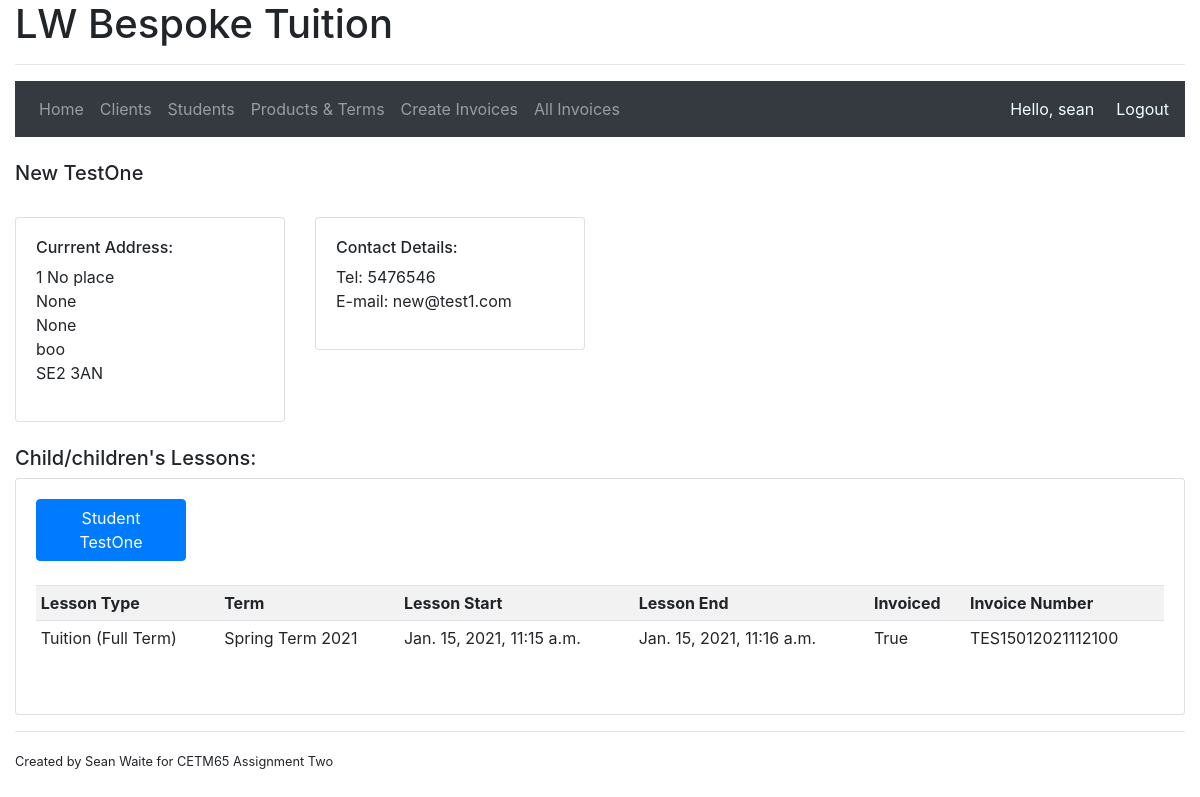
/yourinfo/14 (signed in), run on the app's committed database.
### accounts/models.py (models this page shows, shortened)
class Client(models.Model):
    user = models.OneToOneField(User, null=True, on_delete=models.SET_NULL)
    forename = models.CharField(max_length=100, validators=[letters_only])
    surname = models.CharField(max_length=100, validators=[letters_only])
    date_inserted = models.DateTimeField(default=now)
    active = models.BooleanField(default=True)
    contract_signed = models.BooleanField(default=False)

class Address(models.Model):
    client = models.ForeignKey(Client, related_name='address', on_delete=models.CASCADE)
    line_one = models.CharField('Address Line One', max_length=100)
    line_two = models.CharField('Address Line Two', max_length=100, null=True, blank=True)
    line_three = models.CharField('Address Line Three', max_length=100, null=True, blank=True)
    town = models.CharField('Town/City', max_length=100)
    postcode = models.CharField(max_length=10)
    effective_from_date = models.DateField(default=now)
    effective_to_date = models.DateField(null=True, blank=True)
    date_inserted = models.DateTimeField(auto_now_add=True)
    class Meta:
        verbose_name = 'Address Details'
        verbose_name_plural = 'Address Details'

class ContactDetails(models.Model):
    client = models.ForeignKey(Client, related_name='contacts', on_delete=models.CASCADE)
    contact_number = models.CharField(max_length=15, validators=[numbers_only])
    email_address = models.CharField(max_length=100, validators=[validate_email], unique=True)
    class Meta:
        verbose_name = 'Contact Details'
        verbose_name_plural = 'Contact Details'

class Student(models.Model):
    YEAR_1 = 1
    YEAR_2 = 2
    YEAR_3 = 3
    YEAR_4 = 4
    YEAR_5 = 5
    YEAR_6 = 6
    YEAR_7 = 7
    YEAR_8 = 8
    YEAR_9 = 9
    YEAR_10 = 10
    YEAR_11 = 11
    NO_SCHOOL = 0
    SCHOOL_YEAR_CHOICES = (
        (YEAR_1, 'Year 1'),
        (YEAR_2, 'Year 2'),
        (YEAR_3, 'Year 3'),
        (YEAR_4, 'Year 4'),
        (YEAR_5, 'Year 5'),
        (YEAR_6, 'Year 6'),
        (YEAR_7, 'Year 7'),
        (YEAR_8, 'Year 8'),
        (YEAR_9, 'Year 9'),
        (YEAR_10, 'Year 10'),
        (YEAR_11, 'Year 11'),
        (NO_SCHOOL, 'No longer in school'),
    )
    parent = models.ManyToManyField(Client)
    forename = models.CharField(max_length=100, validators=[letters_only])
    surname = models.CharField(max_length=100, null=True, blank=True, validators=[letters_only])
    date_of_birth = models.DateField(null=True, blank=True)
    school_year = models.IntegerField(choices=SCHOOL_YEAR_CHOICES, default=1)
    date_inserted = models.DateTimeField(auto_now_add=True)

class Lesson(models.Model):
    student = models.ForeignKey(Student, null=True, related_name='lesson_student', on_delete=models.SET_NULL)
    lesson_type = models.ForeignKey(Products, related_name='lesson_link', on_delete=models.PROTECT)
    term = models.ForeignKey(Term, null=True, related_name='term', on_delete=models.SET_NULL)
    lesson_start = models.DateTimeField()
    lesson_end = models.DateTimeField()
    invoiced = models.BooleanField(default=False)
    invoice_number = models.ForeignKey(Invoices, null=True, blank=True, related_name='invoice_no', on_delete=models.SET_NULL)

class Products(models.Model):
    product_name = models.CharField(max_length=100)
    price = models.DecimalField(max_digits=8, decimal_places=2)
    effective_from_date = models.DateField(default=now)
    effective_to_date = models.DateField(null=True, blank=True)
    date_inserted = models.DateTimeField(auto_now_add=True)
    class Meta:
        verbose_name = 'Product'
        verbose_name_plural = 'Products'
    def __str__(self):
        return str(self.product_name)

class Term(models.Model):
    term_name = models.CharField(max_length=100)
    term_start_date = models.DateField()
    term_end_date = models.DateField()
    half_term_start_date = models.DateField()
    half_term_end_date = models.DateField()
    def __str__(self):
        return str(self.term_name)

class Invoices(models.Model):
    DRAFT = 1
    ISSUED = 2
    UNPAID = 3
    PART_PAID = 4
    PAID = 5
    STATUS_CHOICES = (
        (DRAFT,'Draft'),
        (ISSUED,'Issued'),
        (UNPAID,'Unpaid'),
        (PART_PAID,'Part paid'),
        (PAID, 'Paid'),
    )
    invoice_number = models.CharField(max_length=20, unique=True)
    client = models.ForeignKey(Client, related_name='invoices', on_delete=models.CASCADE)
    status = models.IntegerField(choices=STATUS_CHOICES, default=1)
    total_amount = models.DecimalField(max_digits=8, decimal_places=2)
    amount_paid = models.DecimalField(max_digits=8, decimal_places=2)
    amount_outstanding = models.DecimalField(max_digits=8, decimal_places=2)
    date_created = models.DateTimeField(auto_now_add=True)
    def __str__(self):
        return str(self.invoice_number)

### accounts/decorators.py (the view)
        def wrapper_func(request, *args, **kwargs):
            denied = False
            for roles in allowed_roles:
                if request.user.groups.filter(name = roles).exists():
                    return view_func(request, *args, **kwargs)
                else:
                    denied = True
            if denied == True:
                return redirect('accounts:home')

### accounts/views.py (called while the page is built)
@login_required(login_url='accounts:login')
@allowedUsers(allowed_roles=['admin'])
def client(request, customer):
    clients = Client.objects.get(pk=customer)
    home = clients.address.all()
    contact = clients.contacts.all()
    students = clients.student_set.all()
    lessons = Lesson.objects.filter(student__in=students).order_by('lesson_start')
    context = {'clients': clients, 'address': home,
               'contact': contact, 'students': students, 'lessons': lessons}
    return render(request, 'accounts/client.html', context)

### accounts/templates/accounts/client.html
{% extends "accounts/main.html" %}
{% block main %}
<br>
<h5>{{ clients.forename }} {{ clients.surname }}</h5>
<div class="row">
    <div class = "col-md-3">
        <br>
        <div class="card card-body">
            <ul class="list-unstyled">
                <h6>Currrent Address:</h6>
                {% for home in address %}
                    <li>{{ home.line_one }}</li>
                    <li>{{ home.line_two }}</li>
                    <li>{{ home.line_three }}</li>
                    <li>{{ home.town }}</li>
                    <li>{{ home.postcode }}</li>
                {% endfor %}
            </ul>
        </div>
    </div>
    <div class = "col-md-3">
        <br>
        <div class="card card-body">
            <h6>Contact Details:</h6>
            <ul class="list-unstyled">
            {% for contacts in contact %}
                <li>Tel: {{ contacts.contact_number }}</li>
                <li>E-mail: {{ contacts.email_address }}</li>
            {% endfor %}
            </ul>
        </div>
    </div>
</div>
<br>
<h5>Child/children's Lessons:</h5>
<div class="card card-body">
    {% for student in students %}
    <a style="width: 150px" class="btn btn-primary" href="{% url 'accounts:student' student.pk %}">
            {{ student.forename }} {{student.surname}}</a>
    <br>
    <table class="table table-sm table-striped">
        <tr>
            <th>Lesson Type</th>
            <th>Term</th>
            <th>Lesson Start</th>
            <th>Lesson End</th>
            <th>Invoiced</th>
            <th>Invoice Number</th>
        </tr>
        {% for lesson in lessons %}
            {% if student == lesson.student %}
            <tr>
                <td>{{ lesson.lesson_type }}</td>
                <td>{{ lesson.term }}</td>
                <td>{{ lesson.lesson_start }}</td>
                <td>{{ lesson.lesson_end }}</td>
                <td>{{ lesson.invoiced }}</td>
                <td>{{ lesson.invoice_number }}</td>
            </tr>
            {% endif %}
        {% endfor %}
    </table>
    <br>
    {% endfor %}
</div>
{% endblock %}

### accounts/templates/accounts/main.html (shortened to what this page needs)
{% load static %}
<!DOCTYPE html>
<html lang="en">
<head>
    <link rel="stylesheet" href="https://stackpath.bootstrapcdn.com/bootstrap/4.4.1/css/bootstrap.min.css">
</head>
<body>
    <div class="container-fluid">
    <h1>LW Bespoke Tuition</h1>
    <hr>
    {% if request.user.is_authenticated %}
    <nav class="navbar navbar-expand-lg navbar-dark bg-dark">
        <div class="collapse navbar-collapse" id="navbarNav">
          <ul class="navbar-nav">
            {% if request.user.is_staff %}
                <li class="nav-item">
                    <a class="nav-link" href="{% url 'accounts:home' %}">Home <span class="sr-only">(current)</span></a>
                </li>
                <li class="nav-item">
                    <a class="nav-link" href="{% url 'accounts:allclients' %}">Clients</a>
                </li>
                <li class="nav-item">
                    <a class="nav-link" href="{% url 'accounts:allstudents' %}">Students</a>
                </li>
                <li class="nav-item">
                    <a class="nav-link" href="{% url 'accounts:refdata' %}">Products & Terms</a>
                </li>
                <li class="nav-item">
                    <a class="nav-link" href="{% url 'accounts:accounts' %}">Create Invoices</a>
                </li>
                <li class="nav-item">
                    <a class="nav-link" href="{% url 'accounts:invoices' %}">All Invoices</a>
                </li>
            {% endif %}
          </ul>
        </div>
        <span name="username" style="color:azure; margin-right: 22px;">Hello, {{ request.user }}</span>
        <span name="logout"><a style="color:azure;" href="{% url 'accounts:logout' %}">Logout</a></span>
    </nav>
    {% endif %}
        {% block main %}
        {% endblock %}
    <hr>
    <small>Created by Sean Waite for CETM65 Assignment Two</small>
    </div>
</body>
</html>

### data on the page
Client: forename "New", surname "TestOne"
Address: line_one "1 No place", line_two "None", line_three "None", town "boo", postcode "SE2 3AN"
ContactDetails: contact_number "5476546", email_address "new@test1.com"
Student: forename "Student", surname "TestOne"
Lesson: lesson_type "Tuition (Full Term)", term "Spring Term 2021", lesson_start "Jan. 15, 2021, 11:15 a.m.", lesson_end "Jan. 15, 2021, 11:16 a.m.", invoiced "True", invoice_number "TES15012021112100"

### other printed values
{{ request.user }} "sean"
